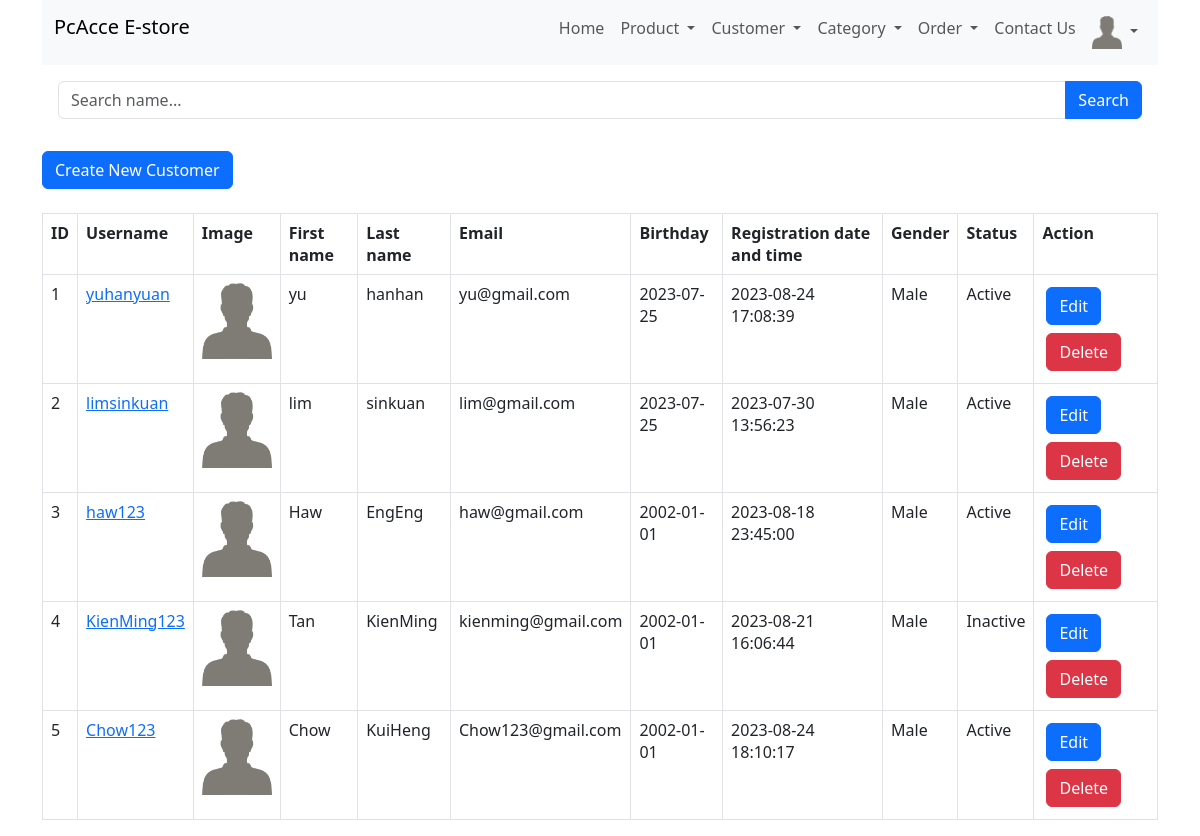
The app's page /customer_read.php (signed in) with its own data.
### tables this page shows
CREATE TABLE `customers` (
  `user_id` int(11) NOT NULL,
  `username` varchar(20) NOT NULL,
  `image` varchar(100) NOT NULL,
  `first_name` varchar(20) NOT NULL,
  `last_name` varchar(20) NOT NULL,
  `password` text NOT NULL,
  `email` varchar(30) NOT NULL,
  `date_of_birth` date NOT NULL,
  `registration_date_time` datetime NOT NULL,
  `gender` enum('male','female') NOT NULL,
  `status` enum('active','inactive') NOT NULL DEFAULT 'active'
);

### customer_read.php (the view, shortened to what this page needs)
<html lang="en">
<head>
    <link href="https://cdn.jsdelivr.net/npm/bootstrap@5.3.0/dist/css/bootstrap.min.css" rel="stylesheet">
</head>
<body>
    <div class="container">
        <?php
        include 'menu/menu.php';
        ?>
        <?php
        include 'config/database.php';
        $searchKeyword = isset($_GET['search']) ? $_GET['search'] : '';
        $query = "SELECT image, user_id, username, first_name, last_name, date_of_birth, registration_date_time, email, gender, status FROM customers";
        $query .= " ORDER BY user_id ASC";
        $stmt = $con->prepare($query);
        $stmt->execute();
        $num = $stmt->rowCount();
        echo '<div class="p-3">
            <form method="GET" action="">
                <div class="input-group mb-3">
                    <input type="text" class="form-control" name="search" placeholder="Search name..." value="' . str_replace('%', '', $searchKeyword) . '">
                    <button class="btn btn-primary" type="submit">Search</button>
                </div>
            </form>
        </div>';
        echo "<div><a href='customer_create.php' class='btn btn-primary m-b-1em'>Create New Customer</a></div>" . "<br>";
        if ($num > 0) {
            echo "<div class='table-responsive'>";
            echo "<table id='customer_table' class='table table-hover table-bordered'>";
            echo "<tr>";
            echo "<th>ID</th>";
            echo "<th>Username</th>";
            echo "<th>Image</th>";
            echo "<th>First name</th>";
            echo "<th>Last name</th>";
            echo "<th>Email</th>";
            echo "<th>Birthday</th>";
            echo "<th>Registration date and time</th>";
            echo "<th>Gender</th>";
            echo "<th>Status</th>";
            echo "<th>Action</th>";
            echo "</tr>";
            while ($row = $stmt->fetch(PDO::FETCH_ASSOC)) {
                extract($row);
                $gender = ucfirst($gender);
                $status = ucfirst($status);
                echo "<tr>";
                echo "<td>{$user_id}</td>";
                echo "<td><a href='customer_read_one.php?id={$user_id}'>{$username}</a></td>";
                echo "<td><img src='uploads/{$image}' class='img-fluid' alt='{$username}' width='100px'</td>";
                echo "<td>{$first_name}</td>";
                echo "<td>{$last_name}</td>";
                echo "<td>{$email}</td>";
                echo "<td>{$date_of_birth}</td>";
                echo "<td>{$registration_date_time}</td>";
                echo "<td>{$gender}</td>";
                echo "<td>{$status}</td>";
                echo "<td>";
                echo "<a href='customer_update.php?id={$user_id}' class='btn btn-primary m-r-1em m-1'>Edit</a>";
                echo "<a href='#' onclick='delete_customer({$user_id});'  class='btn btn-danger m-1'>Delete</a>";
                echo "</td>";
                echo "</tr>";
            }
            echo "</table>";
            echo "</div>";
        } else {
            echo "<div class='alert alert-danger'>No records found.</div>";
        }
        ?>
    </div>
</body>
</html>

### records on screen
customers: user_id "1", username "yuhanyuan", image (placeholder picture), first_name "yu", last_name "hanhan", email "yu@gmail.com", date_of_birth "2023-07-25", registration_date_time "2023-08-24 17:08:39", gender "Male", status "Active"
customers: user_id "2", username "limsinkuan", image (placeholder picture), first_name "lim", last_name "sinkuan", email "lim@gmail.com", date_of_birth "2023-07-25", registration_date_time "2023-07-30 13:56:23", gender "Male", status "Active"
customers: user_id "3", username "haw123", image (placeholder picture), first_name "Haw", last_name "EngEng", email "haw@gmail.com", date_of_birth "2002-01-01", registration_date_time "2023-08-18 23:45:00", gender "Male", status "Active"
customers: user_id "4", username "KienMing123", image (placeholder picture), first_name "Tan", last_name "KienMing", email "kienming@gmail.com", date_of_birth "2002-01-01", registration_date_time "2023-08-21 16:06:44", gender "Male", status "Inactive"
customers: user_id "5", username "Chow123", image (placeholder picture), first_name "Chow", last_name "KuiHeng", email "Chow123@gmail.com", date_of_birth "2002-01-01", registration_date_time "2023-08-24 18:10:17", gender "Male", status "Active"
